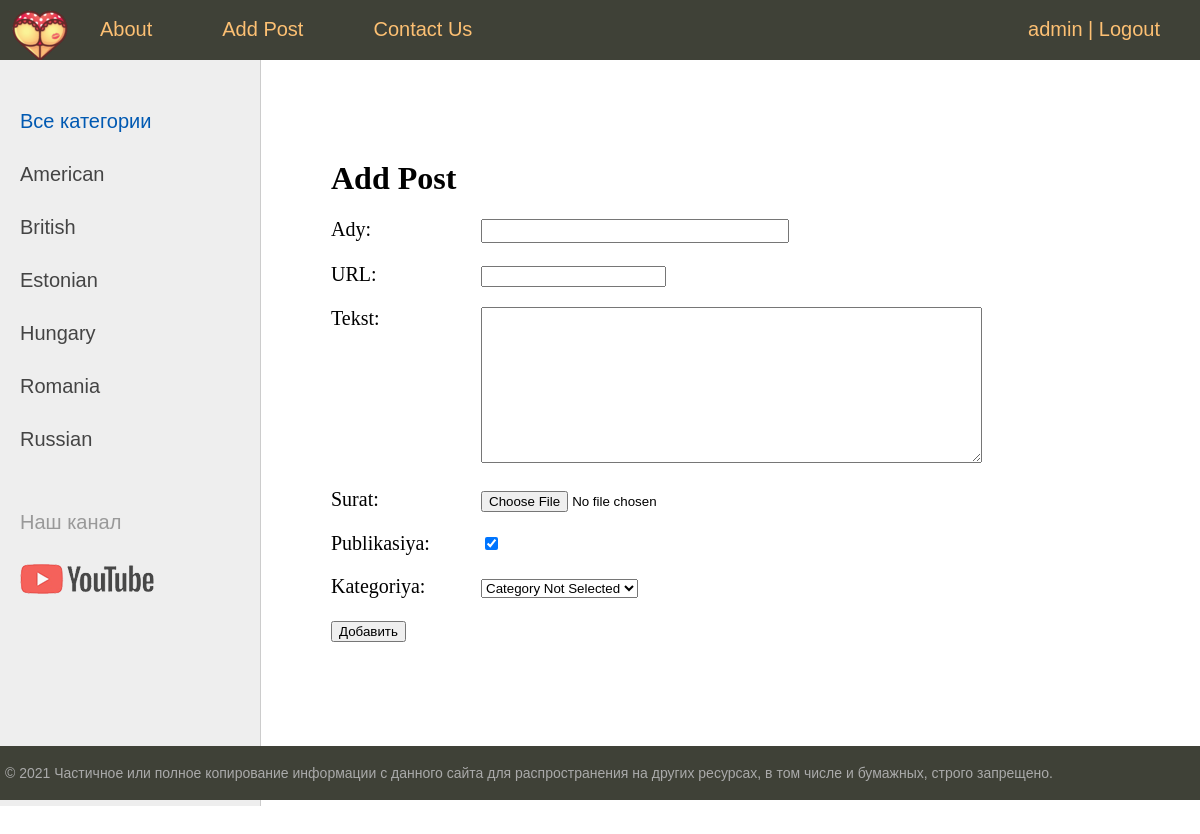
Screenshot of /addpost/ (signed in) with the database file from the repository.
### women/models.py (models this page shows)
class Category(models.Model):
    name=models.CharField(max_length=100,db_index=True,verbose_name='Ady')
    slug=models.SlugField(max_length=255,unique=True,db_index=True,verbose_name='URL')
    def __str__(self):
        return self.name
    def get_absolute_url(self):
        return reverse('category',kwargs={'cat_slug':self.slug})
    class Meta:
        verbose_name='Kategoriya'
        verbose_name_plural='Kategoriyalar'
        ordering=['id']

### women/views.py (the view)
# urls.py: path('addpost/',AddPost.as_view(),name='add_page'),
class AddPost(LoginRequiredMixin,DataMixin,CreateView):
    form_class=AddPostForm
    template_name='women/addpost.html'
    login_url='/admin/'
    raise_exception=True
    def get_context_data(self,*,object_list=None,**kwargs):
        context=super().get_context_data(**kwargs)
        c_def=self.get_user_context(title='Add Post')
        return dict(list(context.items())+list(c_def.items()))

### women/forms.py (shortened to what this page needs)
class AddPostForm(forms.ModelForm):
    def __init__(self,*args,**kwargs):
        super().__init__(*args,**kwargs)
        self.fields['cat'].empty_label='Category Not Selected'
    class Meta:
        model=Women
        fields='__all__'
        widgets={
            'title':forms.TextInput(attrs={'class':'form-input'}),
            'content':forms.Textarea(attrs={'cols':60,'rows':10}),
        }

### women/utils.py (called while the page is built)
    def get_user_context(self,**kwargs):
        context=kwargs
        cats=cache.get('cats')
        if not cats:
            cats=Category.objects.annotate(Count('women'))
            cache.set('cats',cats,60)
        user_menu=menu.copy()
        if not self.request.user.is_authenticated:
            user_menu.pop(1)
        context['menu']=user_menu
        context['cats']=cats
        if 'cat_selected'not in context:
            context['cat_selected']=0
        return context

### women/templates/women/addpost.html (shortened to what this page needs)
{% extends 'women/base.html' %}
{% block content %}
<h1>{{title}}</h1>
<form action="{% url 'add_page' %}" method="post" enctype="multipart/form-data">
{% for f in form %}
<p><label class="form-label" for="{{ f.id_for_label }}">{{f.label}}: </label>{{ f }}</p>
{% endfor %}
    <button type="submit">Добавить</button>
</form>
{% endblock %}

### women/templates/women/base.html (shortened to what this page needs)
{% load static %}
{% load women_tags%}
<!DOCTYPE html>
<html>
<head>
	<link type="text/css" href="{% static 'women/css/styles.css' %}" rel="stylesheet" />
</head>
<body>
<table class="table-page" border=0 cellpadding="0" cellspacing="0">
<tr><td valign=top>
{% block mainmenu %}
		<div class="header">
			<ul id="mainmenu" class="mainmenu">
			<li class="logo"><a href="{% url 'home' %}"><div class="logo"></div></a></li>
{% for m in menu %}
	<li><a href="{% url m.url_name %}">{{m.title}}</a></li>
{% endfor %}
{%if request.user.is_authenticated%}
<li class="last">{{user.username}} | <a href="{%url 'logout'%}">Logout</a></li>
{%else%}
<li class="last">
<a href="{% url 'register' %}">Register</a> | <a href="{% url 'login' %}">Login</a>
</li>
{%endif%}
		</ul>
		</div>
{% endblock mainmenu %}
<table class="table-content" border=0 cellpadding="0" cellspacing="0">
<tr>
	<td valign="top" class="left-chapters">
	<ul id="leftchapters">
{% if cat_selected == 0 %}
		<li class="selected">Все категории</li>
{% else %}
		<li><a href="{% url 'home' %}">Все категории</a></li>
{% endif %}
{% for c in cats %}
{% if c.women__count > 0 %}
	{% if c.pk == cat_selected %}
		<li class="selected">{{c.name}}</li>
	{% else %}
		<li><a href="{{ c.get_absolute_url }}">{{c.name}}</a></li>
	{% endif %}
{% endif %}
{% endfor %}
		<li class="share">
		<p>Наш канал</p>
		<a class="share-yt" href="https://www.youtube.com/channel/UClJzWfGWuGJL2t-3dYKcHTA/playlists" target="_blank" rel="nofollow"></a>
		</li>
	</ul>
</td>
<td valign="top" class="content">
	<div class="content-text">
{% block content %}
{% endblock %}
	</div>
</td></tr></table>
</td></tr>
<tr><td valign=top>
	<div id="footer">
		<p>&copy; 2021 Частичное или полное копирование информации с данного сайта для распространения на других ресурсах, в том числе и бумажных, строго запрещено.</p>
	</div>
</td></tr></table>
</body>
</html>

### women/static/women/css/styles.css (style rules this page uses)
html, body { font-family: 'Arial'; margin: 0; padding: 0; height: 100%; width: 100%; color: #444; }
a { color: #0059b2; text-decoration: none; }
.table-page { width: 100%; height: 100%; vertical-align: top; }
.table-page tr { height: 100%; }
.header { background: #3F4137; height: 60px; }
.logo { background: url('../images/logo.png') no-repeat 10px 5px; width: 70px; height: 60px; }
ul.mainmenu { list-style: none; margin: 0; padding: 0; height: 60px; color: #fdc073; font-size: 20px; overflow: hidden; }
ul.mainmenu li { float: left; margin: 18px 40px 0 30px; }
ul.mainmenu li.logo { margin: 0; }
ul.mainmenu li.last { float: right; }
ul.mainmenu li a { color: #fdc073; text-decoration: none; }
.table-content { width: 100%; min-height: 100%; height: 100%; }
.left-chapters { margin: 0; background: #eee; border-right: 1px solid #ccc; min-height: 100%; }
.left-chapters ul { width: 230px; min-height: 100%; margin: 0; padding: 20px 10px 10px 20px; list-style: none; font-size: 20px; }
.left-chapters ul li { margin: 30px 0 0 0; color: #999; }
.left-chapters ul li.selected { color: #0059b2; }
.left-chapters ul li a { color: #444; text-decoration: none; }
.left-chapters ul li.share { margin: 60px 0 0 0; }
.left-chapters ul li.share p { margin: 30px 0 30px 0; }
.left-chapters ul li.share a { display: inline-block; width: 40px; height: 40px; margin: 0 20px 0 0; }
.left-chapters ul li.share a.share-yt { width: 100%; height: 30px; background: url('../images/share_yt.png') no-repeat 0 0 }
.content { padding: 40px 20px 20px 40px; width: 100%; box-sizing: border-box; }
.content-text { margin: 60px 0 0 30px; color: #000; font-size: 20px; font-family: Yandex Sans Display Light; }
.content-text h1 { font-size: 32px; }
#footer { box-sizing: border-box; background: #3F4137; padding: 5px; color: #aaa; font-size: 14px; font-family: Verdana, Geneva, Arial, Helvetica; text-align: left; overflow: hidden; }
.form-input { width: 300px; font-size: 16px; }
.form-label { display: inline-block; min-width: 150px; vertical-align: top; }

### rows the page displays
Category: name "American"
Category: name "British"
Category: name "Estonian"
Category: name "Hungary"
Category: name "Romania"
Category: name "Russian"

### other values shown
{{ m.title }} "About" "Add Post" "Contact Us"
{{ user.username }} "admin"
{{ title }} "Add Post"
{{ f.label }} "Ady" "URL" "Tekst" "Surat" "Publikasiya" "Kategoriya"
